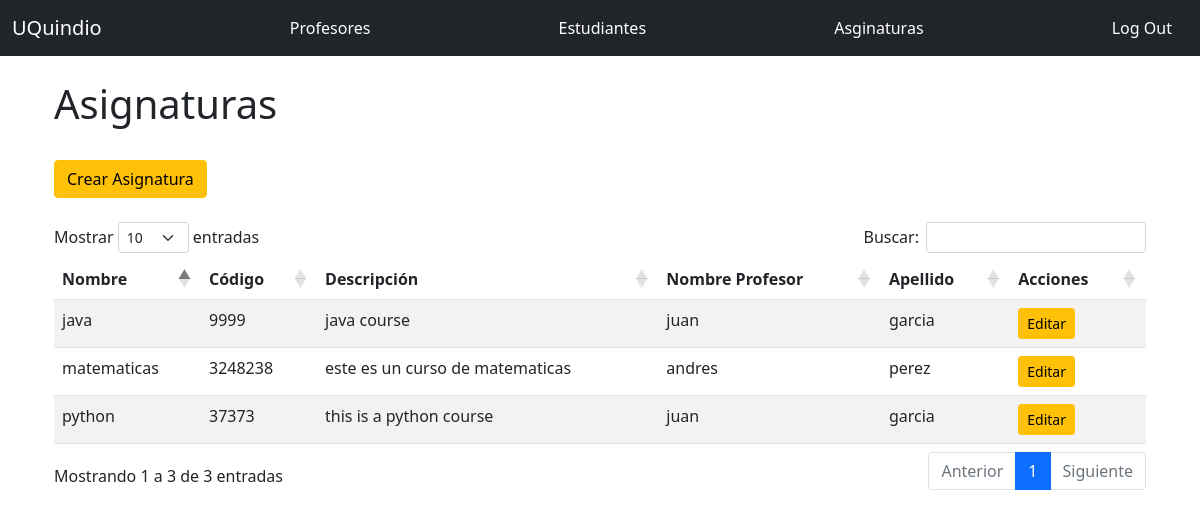
Page /admin/courses (signed in) on the earlier database version.
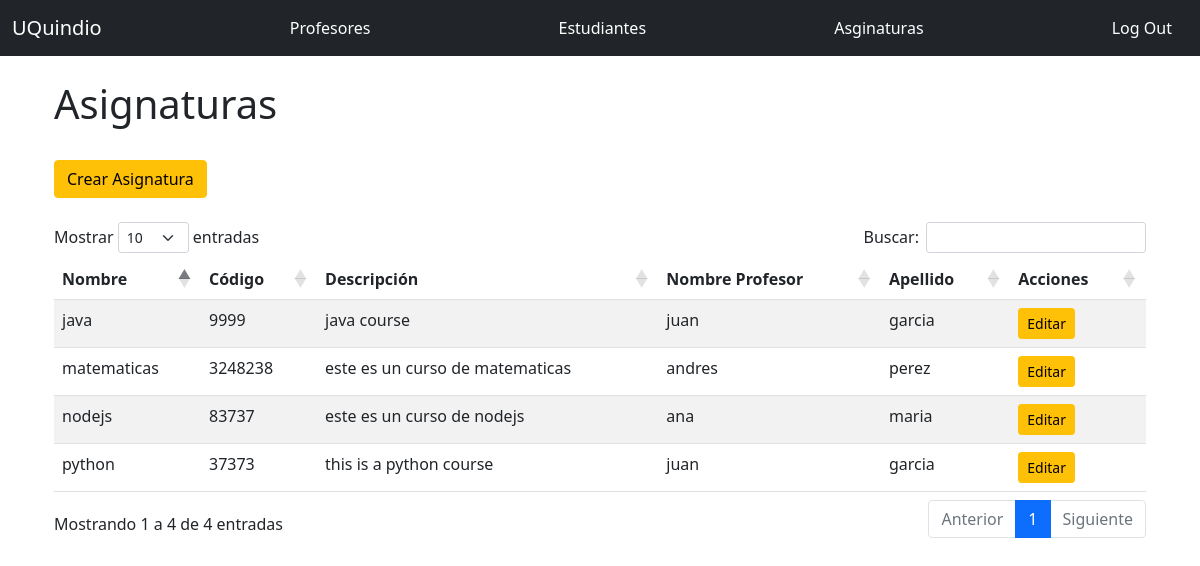
Same page on the later database version.
### app.py (models this page shows, shortened)
class Course(db.Model):
    __tablename__ = 'courses'
    id = db.Column(db.Integer, primary_key=True)
    name = db.Column(db.String(64), unique=True, index=True)
    code = db.Column(db.String(64), unique=True, index=True)
    about = db.Column(db.String(128))
    teacher_id = db.Column(db.Integer,db.ForeignKey(Teacher.id))

class Teacher(UserMixin, db.Model):
    __tablename__ = 'teachers'
    id = db.Column(db.Integer, primary_key = True)
    email = db.Column(db.String(64), unique=True, index=True)
    username = db.Column(db.String(64), unique=True, index=True)
    name = db.Column(db.String(64))
    last_name = db.Column(db.String(64))
    cc = db.Column(db.Integer, unique=True, index=True)
    age = db.Column(db.Integer)
    genre = db.Column(db.CHAR)
    password_hash = db.Column(db.String(128))
    role_id = db.Column(db.Integer, db.ForeignKey('roles.id'))
    course_list = db.relationship("Course",uselist=True, backref="teacher",lazy="subquery")
    @property
    def password(self):
        raise AttributeError('password no es un atributo legible')

### app.py (the view)
@app.route('/admin/courses', methods=['GET', 'POST'])
@login_required
@require_role(role="Admin")
def admin_courses():
    result = db.session.execute('Select courses.id As course_id, courses.name As course_name, courses.code As course_code, courses.about As course_about, teachers.name As teacher_name, teachers.last_name As teacher_last_name From courses Inner Join teachers On teachers.id = courses.teacher_id')
    return render_template('admin_courses.html', result=result)

### app.py (called while the page is built)
def require_role(role):
    def decorator(func):
        @wraps(func)
        def wrapped_function(*args, **kwargs):
            if not session['account_type'] == role:
                return redirect("/404")
            else:
                return func(*args, **kwargs)
        return wrapped_function
    return decorator

@login_manager.user_loader
def load_user(user_id):
    if session['account_type'] == 'Student':
        return User.query.get(int(user_id))
    elif session['account_type'] == 'Teacher':
        return Teacher.query.get(int(user_id))
    elif session['account_type'] == 'Admin':
        return Admin.query.get(int(user_id))
    else:
      return None

### templates/admin_courses.html (shortened to what this page needs)
{% extends "base.html" %}
{% from "_macros.html" import render_modal_asign with context %}
{% from "_macros.html" import render_field with context %}
{% block page_content %}
    <div class="page-header">
        <h1>Asignaturas </h1>
        <br/>
    </div>
    <a href="{{ url_for('admin_courses_create') }}">
      <span class="btn btn-warning ">Crear Asignatura</span></a>
    <br/>
    <br/>
        <table id="data2" class="table table-striped">
          <thead>
            <tr>
              <th>Nombre</th>
              <th>Código</th>
              <th>Descripción</th>
              <th>Nombre Profesor</th>
              <th>Apellido</th>
              <th>Acciones</th>
            </tr>
          </thead>
          <tbody>
            {% for r2 in result %}
              <tr>
                <td>{{ r2.course_name }}</td>
                <td>{{ r2.course_code }}</td>
                <td>{{ r2.course_about }}</td>
                <td>{{ r2.teacher_name }}</td>
                <td>{{ r2.teacher_last_name }}</td>
                <td><a href="{{ url_for('admin_courses_edit', id=r2.course_id) }}">
                  <span class="btn btn-warning btn-sm">Editar</span>
                </a></td>
              </tr>
            {% endfor %}
          </tbody>
        </table>
{% endblock %}

### templates/base.html (shortened to what this page needs)
<!doctype html>
<html lang="en">
  <head>
    {% block head %}
    <link rel="stylesheet" type="text/css" href="https://cdn.datatables.net/1.10.25/css/dataTables.bootstrap5.css">
    <link href="https://cdn.jsdelivr.net/npm/bootstrap@5.1.2/dist/css/bootstrap.min.css" rel="stylesheet">
    {% endblock %}
  </head>
  <body>
    {% include 'navbar.html' %}
    <br/>
    {% block content %}
        <div class="container">
            <div class= container>
                {% block page_content %}
                {% endblock %}
            </div>
        </div>
    {% endblock %}
  </body>
</html>

### templates/navbar.html (shortened to what this page needs)
<nav class="navbar navbar-expand-lg navbar-dark bg-dark">
  <div class="container-fluid">
    <a class="navbar-brand" href="{{ url_for('index') }}">UQuindio</a>
    {% if current_user.is_authenticated %}
      {% if session['account_type'] == 'Student' %}
          <a class="nav-link" href="{{ url_for('user', username=current_user.username) }}">Perfil</a>
          <a class="nav-link" href="{{ url_for('courses', username=current_user.username) }}">Cursos</a>
          <a class="nav-link" href="{{ url_for('logout') }}">Log Out</a>
      {% elif session['account_type'] == 'Teacher'  %}
        <a class="nav-link" href="{{ url_for('user_teacher', username=current_user.username) }}">Perfil</a>
        <a class="nav-link" href="{{ url_for('courses_teacher', username=current_user.username) }}">Cursos</a>
        <a class="nav-link" href="{{ url_for('logout') }}">Log Out</a>
      {% else %}
      <a class="nav-link" href="{{ url_for('admin_teachers') }}">Profesores</a>
      <a class="nav-link" href="{{ url_for('admin_students') }}">Estudiantes</a>
      <a class="nav-link" href="{{ url_for('admin_courses') }}">Asginaturas</a>
        <a class="nav-link" href="{{ url_for('logout') }}">Log Out</a>
      {% endif %}
    {% endif %}
  </div>
</nav>

### templates/base.html (style rules this page uses)
.nav-link { color: white; }

Differences in the rows shown:
added Course: course_name "nodejs", course_code "83737", course_about "este es un curso de nodejs", teacher_name "ana", teacher_last_name "maria"
Other differences:
text written by a page script: "Mostrar entradas Buscar: Mostrando 1 a 3 de 3 entradas Anterior 1 Siguiente" → "Mostrar entradas Buscar: Mostrando 1 a 4 de 4 entradas Anterior 1 Siguiente"
